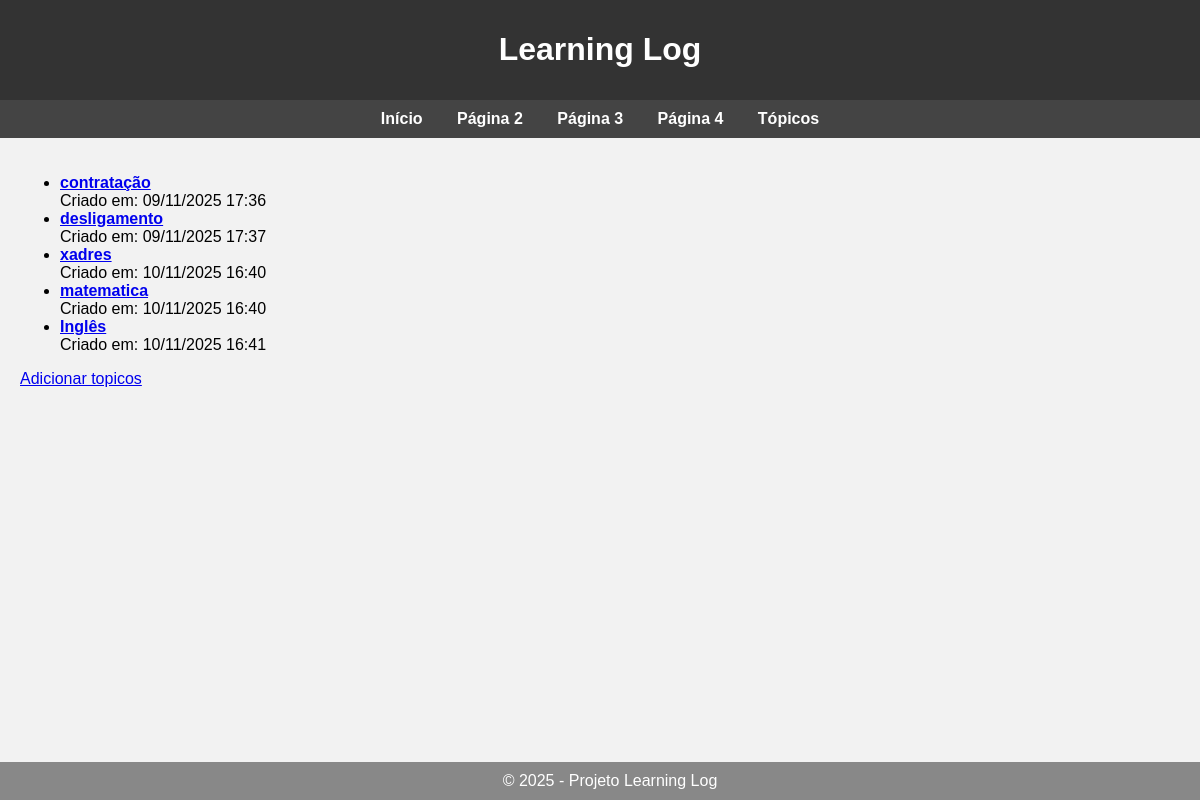
/topics, run on an earlier commit of the app's database.
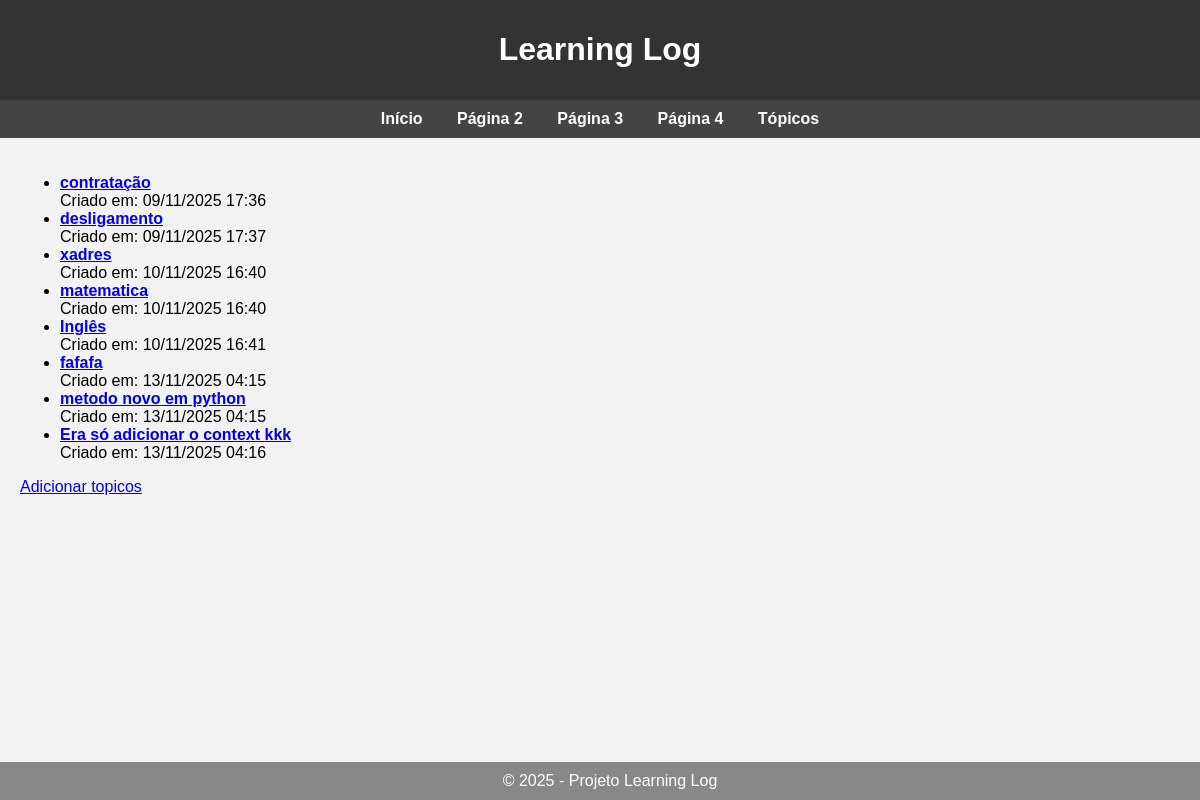
And on a later commit of the database.
### learning_logs/models.py (models this page shows, shortened)
class Topic(models.Model):
    text = models.CharField(max_length=200)
    date_added = models.DateTimeField(auto_now_add=True)

### learning_logs/views.py (the view)
# urls.py: path('topics', views.topics, name='topics'),
def topics(request):
      topics = Topic.objects.order_by('date_added', 'text')
      context = {'topics' : topics}
      return render(request, 'learning_logs/topics.html',  context)

### learning_logs/templates/learning_logs/topics.html
{% extends "learning_logs/menu.html" %}
{% block content %}
<ul>
    {% for topic in topics %}
        <li><strong><a href="{% url 'topic' topic.id %}">{{ topic.text }}</a></strong> <br>
        Criado em: {{ topic.date_added|date:"d/m/Y H:i" }}</li>
    {% empty %}
        <li>Não há tópicos.</li>
    {% endfor %}
</ul>
<a href="{% url 'new_topic' %}">Adicionar topicos</a>
{% endblock content %}

What changed in the data, as far as the page shows it:
added Topic: text "fafafa", date_added "13/11/2025 04:15"
added Topic: text "metodo novo em python", date_added "13/11/2025 04:15"
added Topic: text "Era só adicionar o context kkk", date_added "13/11/2025 04:16"
